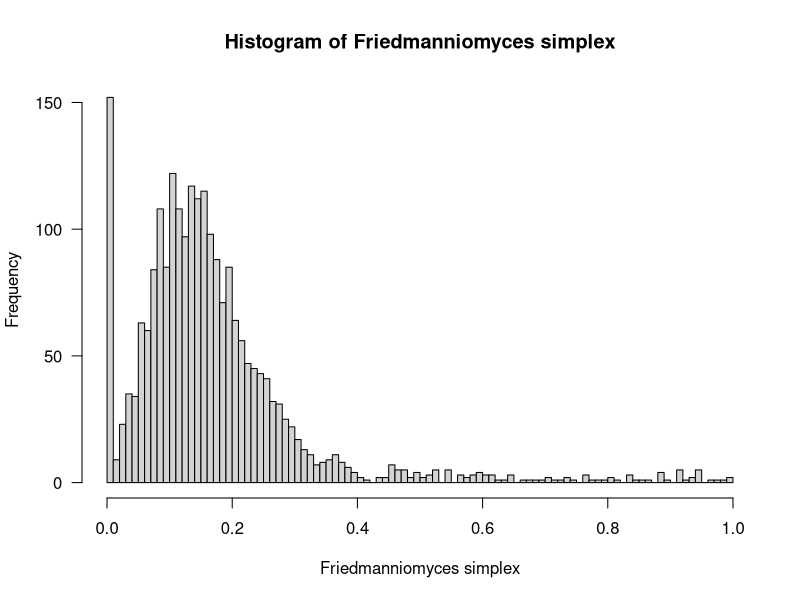
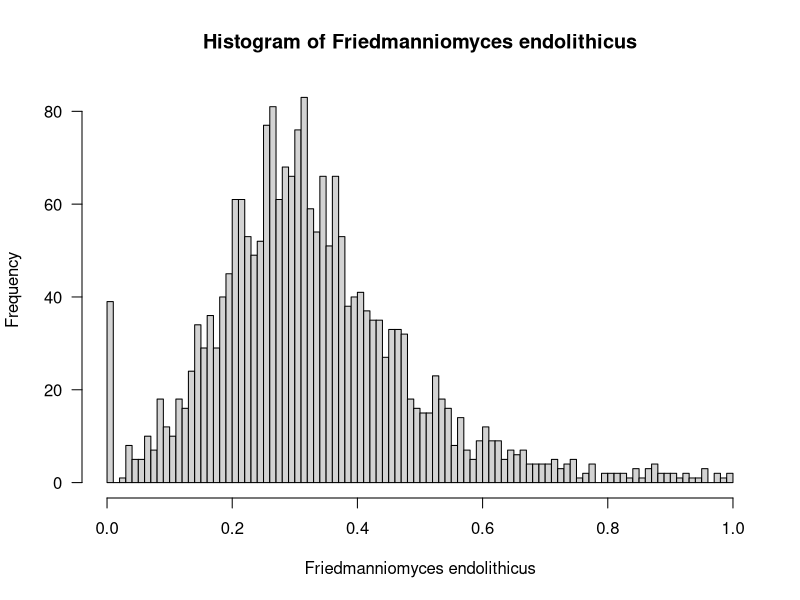
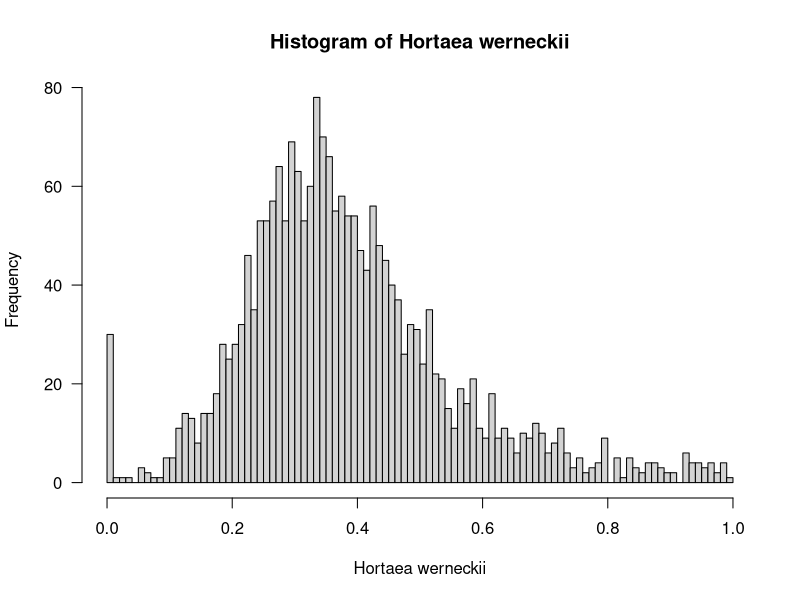
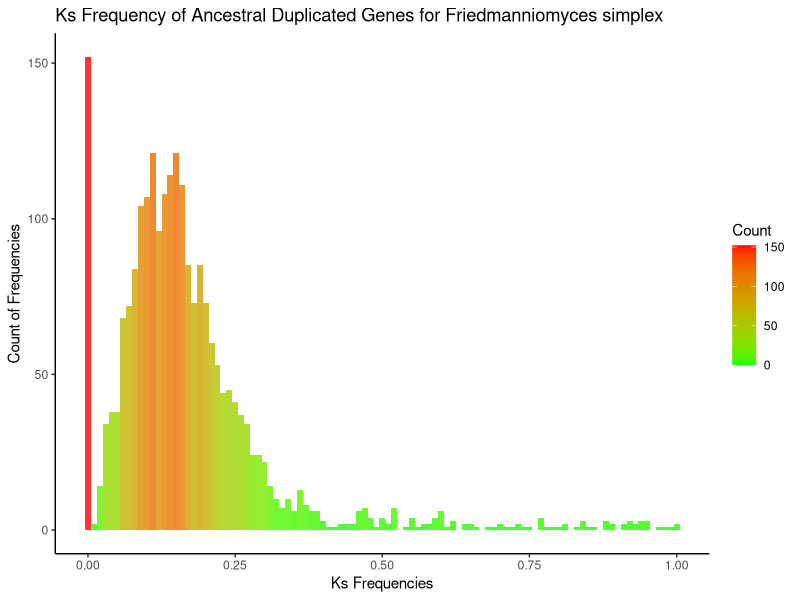
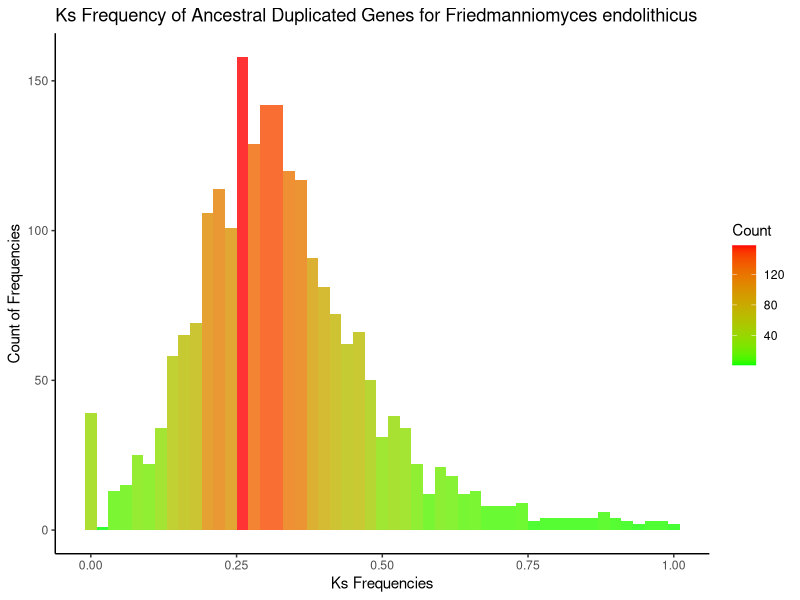
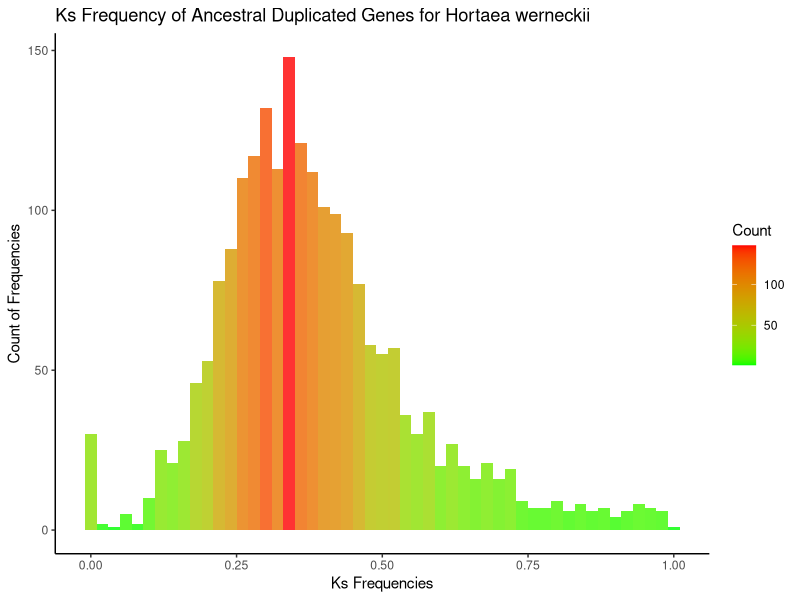
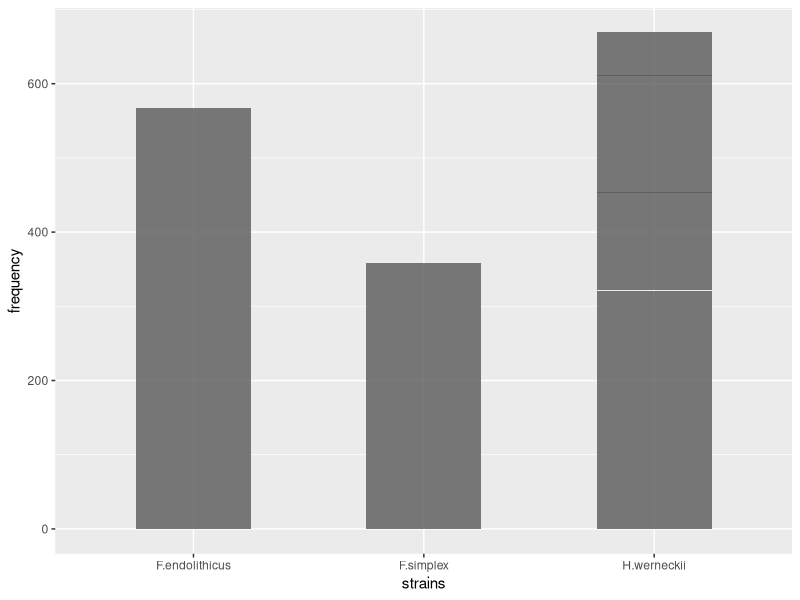
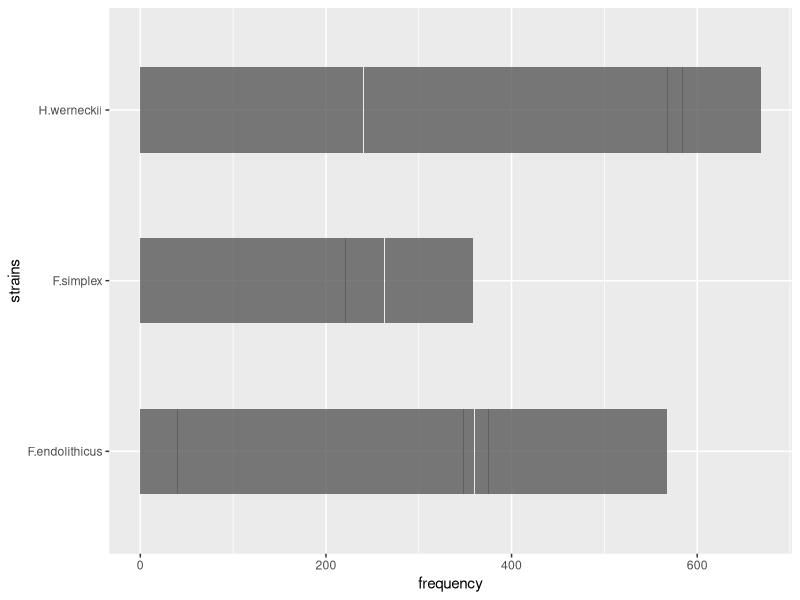

Source code (R) for these figures, in order:
## ---- chunk 1
knitr::opts_chunk$set(echo = TRUE)
## ---- chunk 2
library("ggplot2")
library("dplyr")
library("tidyverse")
library("tidyr")
library("reshape2")
library("dplyr")
library("tools")
## ---- chunk 3
#Using base R hist function
pdf("Ks_all_plot.pdf")

s=read.csv("Fsimplex.tsv", header = TRUE)
s=subset(s,s$KaKs<1)
x=hist(s$KaKs,
       main="Histogram of Friedmanniomyces simplex",
       xlab="Friedmanniomyces simplex",
       ylab="Frequency",
       las=1,
       100)

e=read.csv("Fendolithicus.tsv", header=TRUE)
e=subset(e,e$KaKs<1)
f=hist(e$KaKs,
       main="Histogram of Friedmanniomyces endolithicus",
       xlab="Friedmanniomyces endolithicus",
       ylab="Frequency",
       las=1,
       100)

w=read.csv("Hwer.tsv", header=TRUE)
w=subset(w,w$KaKs<1)
h=hist(w$KaKs,
       main="Histogram of Hortaea werneckii",
       xlab="Hortaea werneckii",
       ylab="Frequency",
       las=1,
       100)

dev.off()
## ---- chunk 4
#I wanted to work with ggplot here to get nicer figures.
pdf("Ks_ggplot.all_plot.pdf")

s=read.csv("Fsimplex.tsv", header = TRUE)
s=subset(s,KaKs<1.0)
ggplot(data=s,aes(KaKs)) + geom_histogram(binwidth=0.01,aes(fill=..count..), alpha = .8) + labs(title="Ks Frequency of Ancestral Duplicated Genes for Friedmanniomyces simplex", x="Ks Frequencies", y="Count of Frequencies") + scale_fill_gradient("Count", low="green", high="red") + theme_classic()
#qplot(s$KaKs, geom="histogram")

e=read.csv("Fendolithicus.tsv", header=TRUE)
e=subset(e,KaKs<1.0)
ggplot(data=e,aes(KaKs)) + geom_histogram(binwidth=0.02,aes(fill=..count..), alpha = .8) + labs(title="Ks Frequency of Ancestral Duplicated Genes for Friedmanniomyces endolithicus", x="Ks Frequencies", y="Count of Frequencies") + scale_fill_gradient("Count", low="green", high="red") + theme_classic()

w=read.csv("Hwer.tsv", header=TRUE)
w=subset(w,KaKs<1.0)
ggplot(data=w,aes(KaKs)) + geom_histogram(binwidth=0.02,aes(fill=..count..), alpha = .8) + labs(title="Ks Frequency of Ancestral Duplicated Genes for Hortaea werneckii", x="Ks Frequencies", y="Count of Frequencies") + scale_fill_gradient("Count", low="green", high="red") + theme_classic()

dev.off()
## ---- chunk 5
#Trying to create facets of each histogram
pdf("Ks_Facet_ggplot.all_plot.pdf")

#Take combined dataset and create visuals.
all=read.csv("all.tsv", sep="\t", header = TRUE, dec = ".", na.strings = c("-nan"), stringsAsFactors=FALSE) #added stringsAsFactors because of factors error.
gg <- melt(all) #molten data
gg=subset(all,F.endolithicus<1.0 & F.simplex<1.0 & H.werneckii<1.0) #get the smaller values
gg_long <- gg %>% gather(strains, frequency, F.endolithicus:H.werneckii) #gotta make this data long to have only TWO variables. https://stackoverflow.com/questions/61068031/error-stat-count-can-only-have-an-x-or-y-aesthetic 

gg_long$strains <-as.factor(as.character(gg_long$strains))
gg_long$frequency <-as.numeric(as.character(gg_long$frequency)) #making sure data is numbers
gg_long <- subset(gg_long, !is.na(frequency)) #lots of empty cells, remove with this.

#this one gets them facing the right way
plot1 = ggplot(data=gg_long, aes(strains, frequency), fill=count) + geom_bar(width=0.5, alpha = .8, stat = 'identity')

#this one is horizontal
plot2 = ggplot(data=gg_long, aes(frequency, strains), fill=count) + geom_bar(width=0.5, alpha = .8, stat = 'identity') 

plot(plot1)
plot(plot2)
#after_stat

#KaKs_grid=plot + facet_grid(vars(strains), scales = "free")
KaKs_grid=plot1 + facet_grid((strains ~ .), scales = "free")
plot(KaKs_grid)
dev.off()
## ---- chunk 6
#focus on box and whisker plots instead!
pdf("Ks_BoxWhisker_ggplot.pdf")
all=read.csv("all.tsv", sep="\t", header = TRUE, dec = ".", na.strings = c("-nan"), stringsAsFactors=FALSE) #added stringsAsFactors because of factors error.
gg <- melt(all) #molten data
gg=subset(all,F.endolithicus<1.0 & F.simplex<1.0 & H.werneckii<1.0) #get the smaller values
gg_long <- gg %>% gather(species, frequency, F.endolithicus:H.werneckii) #gotta make this data long to have only TWO variables. https://stackoverflow.com/questions/61068031/error-stat-count-can-only-have-an-x-or-y-aesthetic 

gg_long$species <-as.factor(as.character(gg_long$species))
gg_long$frequency <-as.numeric(as.character(gg_long$frequency)) #making sure data is numbers
gg_long <- subset(gg_long, !is.na(frequency)) #lots of empty cells, remove with this.

p <- ggplot(gg_long, aes(species, frequency)) + geom_boxplot(outlier.shape = NA) + geom_jitter(width = 0.2) + labs(title="Ks of Ancestral Duplicated Genes for Friedmanniomyces endolithicus, \n Friedmanniomyces simplex and Hortaea werneckii", x="Species", y="Ks")
p
dev.off()
